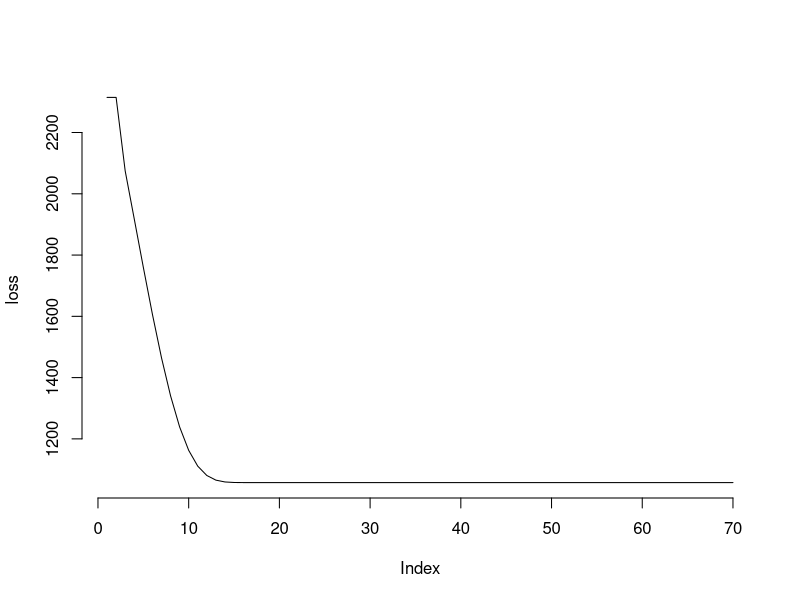

This figure's R source:
## ---- chunk 1
set.seed(8675309)

n  = 1000
x1 = rnorm(n)
x2 = rnorm(n)
y  = 1 + .5*x1 + .2*x2 + rnorm(n)
X  = cbind(Intercept = 1, x1, x2)  # model matrix
## ---- chunk 2
gd = function(
  par,
  X,
  y,
  tolerance = 1e-3,
  maxit     = 1000,
  stepsize  = 1e-3,
  adapt     = FALSE,
  verbose   = TRUE,
  plotLoss  = TRUE
  ) {
  
  # initialize
  beta = par; names(beta) = colnames(X)
  loss = crossprod(X %*% beta - y)
  tol  = 1
  iter = 1
  
  while(tol > tolerance && iter < maxit){
    
    LP   = X %*% beta
    grad = t(X) %*% (LP - y)
    betaCurrent = beta - stepsize * grad
    tol  = max(abs(betaCurrent - beta))
    beta = betaCurrent
    loss = append(loss, crossprod(LP - y))
    iter = iter + 1
    
    if (adapt)
      stepsize = ifelse(
        loss[iter] < loss[iter - 1],  
        stepsize * 1.2, 
        stepsize * .8
      )
    
    if (verbose && iter %% 10 == 0)
      message(paste('Iteration:', iter))
  }
  
  if (plotLoss)
    plot(loss, type = 'l', bty = 'n')
  
  list(
    par    = beta,
    loss   = loss,
    RSE    = sqrt(crossprod(LP - y) / (nrow(X) - ncol(X))), 
    iter   = iter,
    fitted = LP
  )
}
## ---- chunk 3
init = rep(0, 3)
## ---- chunk 4
gd_result = gd(
  init,
  X = X,
  y = y,
  tolerance = 1e-8,
  stepsize  = 1e-4,
  adapt     = TRUE
)

str(gd_result)
## ---- chunk 5
rbind(
  gd = round(gd_result$par[, 1], 5),
  lm = coef(lm(y ~ x1 + x2))
)

# summary(lm(y ~ x1 + x2))
